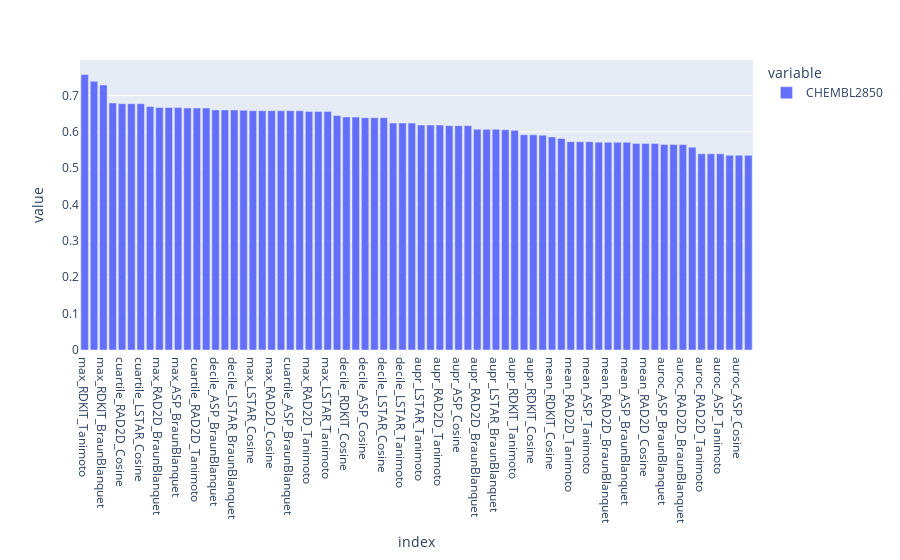

Notebook cell for this chart:
### Code cell
px.bar(grid_auroc.loc["CHEMBL2850",:].sort_values(ascending=False))

### Figure 1 — Plotly figure (JSON) as saved in the notebook; plotly's stock layout.template omitted (floating-point values rounded to 4 significant figures)
{"data": [{"alignmentgroup": "True", "hovertemplate": "variable=CHEMBL2850<br>index=%{x}<br>value=%{y}<extra></extra>", "legendgroup": "CHEMBL2850", "marker": {"color": "#636efa", "pattern": {"shape": ""}}, "name": "CHEMBL2850", "offsetgroup": "CHEMBL2850", "orientation": "v", "showlegend": true, "textposition": "auto", "type": "bar", "x": ["max_RDKIT_Tanimoto", "max_RDKIT_Cosine", "max_RDKIT_BraunBlanquet", "decile_RDKIT_BraunBlanquet", "cuartile_RAD2D_Cosine", "cuartile_ASP_Cosine", "cuartile_LSTAR_Cosine", "cuartile_RDKIT_Cosine", "max_RAD2D_BraunBlanquet", "max_LSTAR_BraunBlanquet", "max_ASP_BraunBlanquet", "cuartile_ASP_Tanimoto", "cuartile_RAD2D_Tanimoto", "cuartile_LSTAR_Tanimoto", "decile_ASP_BraunBlanquet", "decile_RAD2D_BraunBlanquet", "decile_LSTAR_BraunBlanquet", "cuartile_RDKIT_Tanimoto", "max_LSTAR_Cosine", "max_ASP_Cosine", "max_RAD2D_Cosine", "cuartile_RAD2D_BraunBlanquet", "cuartile_ASP_BraunBlanquet", "cuartile_LSTAR_BraunBlanquet", "max_RAD2D_Tanimoto", "max_ASP_Tanimoto", "max_LSTAR_Tanimoto", "cuartile_RDKIT_BraunBlanquet", "decile_RDKIT_Cosine", "decile_RDKIT_Tanimoto", "decile_ASP_Cosine", "decile_RAD2D_Cosine", "decile_LSTAR_Cosine", "decile_ASP_Tanimoto", "decile_LSTAR_Tanimoto", "decile_RAD2D_Tanimoto", "aupr_LSTAR_Tanimoto", "aupr_ASP_Tanimoto", "aupr_RAD2D_Tanimoto", "aupr_LSTAR_Cosine", "aupr_ASP_Cosine", "aupr_RAD2D_Cosine", "aupr_RAD2D_BraunBlanquet", "aupr_ASP_BraunBlanquet", "aupr_LSTAR_BraunBlanquet", "aupr_RDKIT_BraunBlanquet", "aupr_RDKIT_Tanimoto", "mean_RDKIT_Tanimoto", "aupr_RDKIT_Cosine", "mean_RDKIT_BraunBlanquet", "mean_RDKIT_Cosine", "auroc_RDKIT_BraunBlanquet", "mean_RAD2D_Tanimoto", "mean_LSTAR_Tanimoto", "mean_ASP_Tanimoto", "auroc_RDKIT_Tanimoto", "mean_RAD2D_BraunBlanquet", "mean_LSTAR_BraunBlanquet", "mean_ASP_BraunBlanquet", "mean_LSTAR_Cosine", "mean_RAD2D_Cosine", "mean_ASP_Cosine", "auroc_ASP_BraunBlanquet", "auroc_LSTAR_BraunBlanquet", "auroc_RAD2D_BraunBlanquet", "auroc_RDKIT_Cosine", "auroc_RAD2D_Tanimoto", "auroc_LSTAR_Tanimoto", "auroc_ASP_Tanimoto", "auroc_LSTAR_Cosine", "auroc_ASP_Cosine", "auroc_RAD2D_Cosine"], "xaxis": "x", "y": [0.7574, 0.7388, 0.7285, 0.6791, 0.6771, 0.6771, 0.6771, 0.6691, 0.6666, 0.6666, 0.6666, 0.6655, 0.6655, 0.6655, 0.6601, 0.6601, 0.6601, 0.6588, 0.6579, 0.6579, 0.6579, 0.6577, 0.6577, 0.6577, 0.6559, 0.6559, 0.6559, 0.6446, 0.6407, 0.6405, 0.6387, 0.6387, 0.6387, 0.624, 0.624, 0.624, 0.6185, 0.6185, 0.6185, 0.6167, 0.6167, 0.6167, 0.6067, 0.6067, 0.6067, 0.6054, 0.6038, 0.592, 0.5915, 0.5906, 0.5858, 0.5813, 0.5726, 0.5726, 0.5726, 0.5713, 0.5708, 0.5708, 0.5708, 0.5679, 0.5679, 0.5679, 0.5648, 0.5648, 0.5648, 0.5574, 0.5394, 0.5394, 0.5394, 0.5354, 0.5354, 0.5354], "yaxis": "y"}], "layout": {"barmode": "relative", "legend": {"title": {"text": "variable"}, "tracegroupgap": 0}, "margin": {"t": 60}, "xaxis": {"anchor": "y", "domain": [0, 1], "title": {"text": "index"}}, "yaxis": {"anchor": "x", "domain": [0, 1], "title": {"text": "value"}}}}
